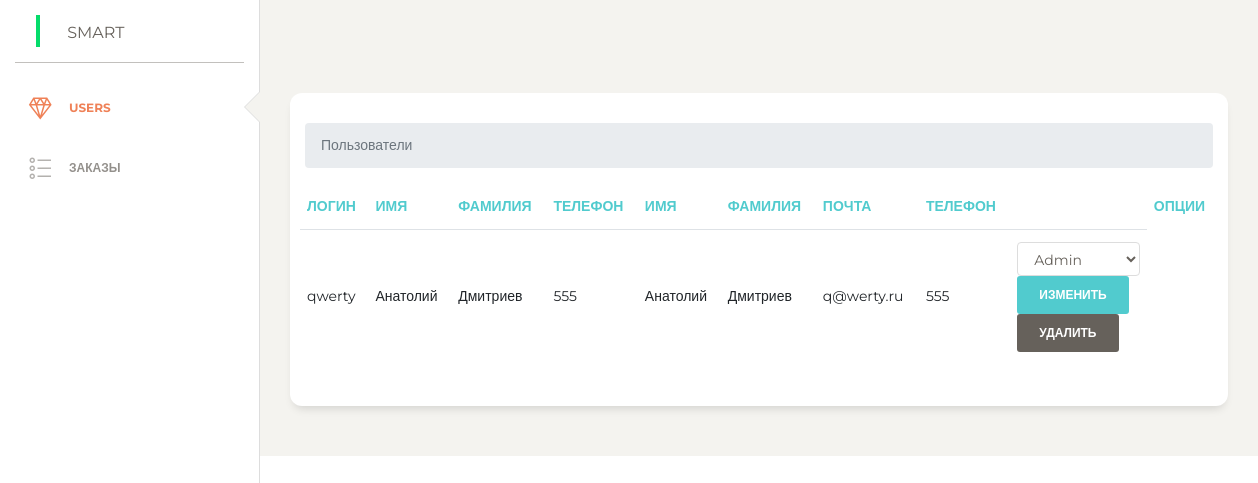
The app's page /admin/modules/users.php, older data.
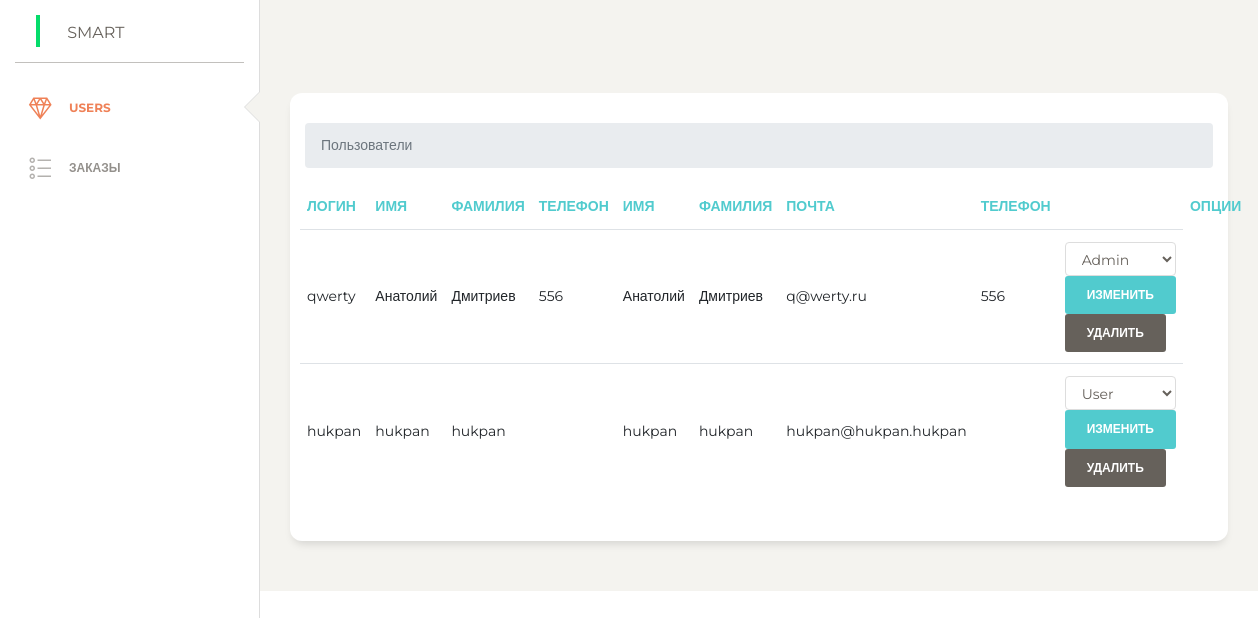
The same page, newer data.
### tables this page shows
CREATE TABLE `users` (
  `id` int(11) NOT NULL,
  `login` varchar(255) NOT NULL,
  `phone` varchar(255) NOT NULL,
  `email` varchar(255) NOT NULL,
  `password` varchar(255) NOT NULL,
  `confirm_mail` varchar(255) NOT NULL,
  `verified` int(11) NOT NULL DEFAULT 0,
  `first_name` varchar(255) NOT NULL,
  `second_name` varchar(255) NOT NULL,
  `admin_param` varchar(255) NOT NULL DEFAULT 'User'
);

### admin/modules/users.php (the view, shortened to what this page needs)
<?php
include $_SERVER['DOCUMENT_ROOT']."./admin/parts/header.php";
?>
      <div class="content">
        <div class="row">
          <div class="col-md-12">
            <div class="card">
              <div class="card-header">
              </div>
              <div class="card-body">
                      <nav aria-label="breadcrumb">
                        <ol class="breadcrumb">
                          <li class="breadcrumb-item active" aria-current="page">Пользователи</li>
                        </ol>
                      </nav>
                <div class="table" >
                <div class="form-row">
                  <table class="table">
                    <thead class=" text-primary">
                    <th>
                        Логин
                      </th>
                      <th >
                        Имя
                      </th>
                      <th >
                        Фамилия
                      </th>
                      <th >
                        Телефон
                      </th>
                      <th>
                        Имя
                      </th>
                      <th>
                        Фамилия
                      </th>
                      <th>
                        Почта
                      </th>
                      <th>
                        Телефон
                      </th>
                      <th >
                      </th>
                      <th >
                        Опции
                      </th>
                    </thead>
                    <tbody>
                      <?php
                      $sql = "SELECT * FROM users";
                      $result = $conn->query($sql);
                      while ($row = mysqli_fetch_assoc($result)) {
                      ?>
                        <tr>
                        <tr>
                          <td style="max-width: 200px;">
                          <?php echo $row['login'] ?>
                          </td>
                          <td style="max-width: 200px;">
                            <?php echo $row['first_name'] ?>
                          </td>
                          <td style="max-width: 200px;">
                            <?php echo $row['second_name'] ?>
                          </td>
                          <td style="max-width: 200px;">
                            <?php echo $row['phone'] ?>
                          </td>
                          <td style="max-width: 900px;">
                            <?php echo $row['first_name'] ?>
                          </td>
                          <td style="max-width: 900px;">
                            <?php echo $row['second_name'] ?>
                          </td>
                          <td style="max-width: 900px;">
                            <?php echo $row['email'] ?>
                          </td>
                          <td style="max-width: 900px;">
                            <?php echo $row['phone'] ?>
                          </td>
                          <td>
                             <?php
                        		if($row['admin_param'] == 'User') {
                        			?>
                        			<form action="products/admin_param.php" method="POST">
		                            	<select class="form-control" name="admin_param">
              										  <option><?php echo $row['admin_param'] ?></option>
              										</select>
              										<button type="submit" class="btn btn-primary">Изменить</button>
              									</form>
                              <a href="delete_user.php?id=<?php echo $row['id'] ?>" name="del"  type="button" class="btn btn-secondary">Удалить</a>
                          </td>
                        </tr>
                      <?php
                      } else {
                        ?>
                              <form action="products/admin_param.php" method="POST">
                                  <select class="form-control" name="admin_param">
                                    <option><?php echo $row['admin_param'] ?></option>
                                  </select>
                                  <button type="submit" class="btn btn-primary">Изменить</button>
                                </form>
                              <a href="delete_user.php?id=<?php echo $row['id'] ?>" name="del"  type="button" class="btn btn-secondary">Удалить</a>
                          </td>
                        </tr>
                        <?php
                      }
                    }
                      ?>
                    </tbody>
                  </table>
                </div>
              </div>
              </div>
            </div>
          </div>
    </div>
  </div>
<?php
include $_SERVER['DOCUMENT_ROOT']."./admin/parts/footer.php";
?>

Row changes from the older to the newer data that the page shows:
changed users "qwerty": phone "555" → "556"
added users: login "hukpan", first_name "hukpan", second_name "hukpan", email "hukpan@hukpan.hukpan", admin_param "User"
